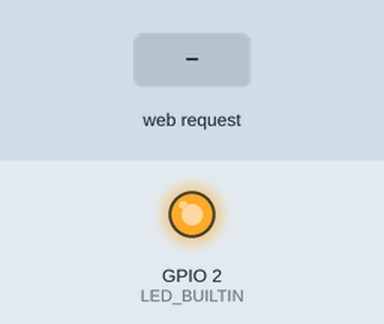
Simulated run of this sketch. Board: ESP8266 (NodeMCU). On the bench: output pins drawn as LEDs (lit = HIGH, except the on-board LED, lit = LOW). The test bench sets the inputs (shaded band). WiFi joins after 1.5 s; servers stay silent unless stated; network time is answered at once with the bench clock; the local clock reads 2024-03-15 10:24:30 at power-on unless the sketch sets it; what the sketch prints to the serial monitor is not drawn.

Above: at 2.7 s.
2.8 s: HTTP request GET /gpio/1 received
At 4.0 s:
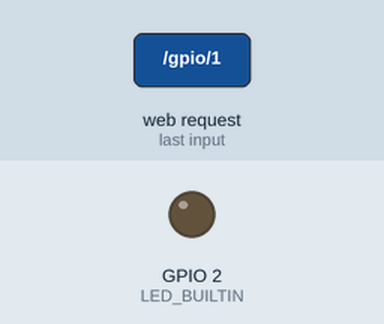
4.3 s: HTTP request GET /gpio/0 received
At 5.3 s:
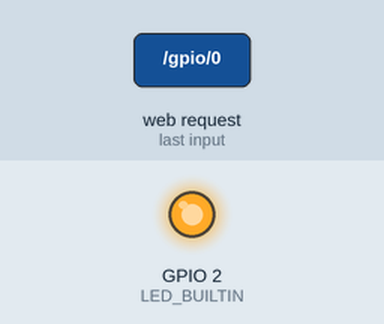
Timing chart, 0 to 7.3 s (numbered marks = the images above; inputs shaded):
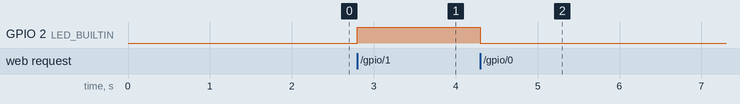

Measured:
- after the input at 2.8 s, GPIO 2 (LED_BUILTIN): LOW → HIGH at once
- after the input at 4.3 s, GPIO 2 (LED_BUILTIN): HIGH → LOW at once

The sketch:

sketch_may24a.ino
```cpp
#include <ESP8266WiFi.h>
#include <NTPClient.h>
#include <WiFiUdp.h>
#include <Time.h>

#ifndef STASSID
#define STASSID "wifi"
#define STAPSK "password"
#endif

const char* ssid = STASSID;
const char* password = STAPSK;
WiFiServer server(80);

const long utcOffsetInSeconds = -3600 * 3;  // Fuso horário GMT-3 (Brasil)

WiFiUDP ntpUDP;
NTPClient timeClient(ntpUDP, "pool.ntp.org", utcOffsetInSeconds);

unsigned long startTime = 0;
unsigned long stopTime = 0;
unsigned long count = 0;

void setup() {
  Serial.begin(115200);
  pinMode(LED_BUILTIN, OUTPUT);
  digitalWrite(LED_BUILTIN, 0);

  Serial.println();
  Serial.println();
  Serial.print(F("Connecting to "));
  Serial.println(ssid);
  WiFi.mode(WIFI_STA);
  WiFi.begin(ssid, password);
  while (WiFi.status() != WL_CONNECTED) {
    delay(500);
    Serial.print(".");
  }
  Serial.println("");
  Serial.println("Conectado à rede WiFi");
  Serial.println("Endereço IP: ");
  Serial.println(WiFi.localIP());

  timeClient.begin();  // Inicializar o cliente NTP

  server.begin();
  Serial.println("Servidor iniciado");

  startTime = millis();
}

void loop() {
  timeClient.update();  // Atualizar a hora

  WiFiClient client = server.available();
  if (!client) {
    return;
  }

  Serial.println("Novo cliente conectado");

  String req = client.readStringUntil('\r');
  Serial.println(F("request: "));
  Serial.println(req);

  int val;
  if (req.indexOf(F("/gpio/0")) != -1) {
    val = 0;
  } else if (req.indexOf(F("/gpio/1")) != -1) {
    val = 1;
  } else if (req.indexOf(F("/start")) != -1) {
    startTime = millis();
    stopTime = 0;
    val = digitalRead(LED_BUILTIN);
  } else if (req.indexOf(F("/stop")) != -1) {
    stopTime = millis();
    val = digitalRead(LED_BUILTIN);
  } else {
    Serial.println(F("invalid request"));
    val = digitalRead(LED_BUILTIN);
  }

  digitalWrite(LED_BUILTIN, val);

  while (client.available()) {
    client.read();
  }

  client.print(F("HTTP/1.1 200 OK\r\nContent-Type: text/html\r\n\r\n<!DOCTYPE HTML>\r\n<html>\r\n"));

  // Exibir a hora atual
  client.print(F("<p>Hora atual: "));
  client.print(timeClient.getFormattedTime());
  client.print(F("</p>"));

  // Exibir o contador
  unsigned long elapsed = (stopTime > 0) ? stopTime - startTime : millis() - startTime;
  count = elapsed / 1000;
  client.print(F("<p>Contador: "));
  client.print(count);
  client.print(F(" segundos</p>"));

  // Exibir a hora de parada do contador
  // Exibir a hora de parada do contador
if (stopTime > 0) {
    time_t stopTimeSeconds = stopTime / 1000;
    client.print(F("<p>Hora de parada: "));
    client.print(ctime(&stopTimeSeconds));
    client.print(F("</p>"));

    // Exibir a diferença entre a hora de início e a hora de parada
    time_t startTimeSeconds = startTime / 1000;
    client.print(F("<p>Diferença: "));
    client.print(elapsed / 1000);
    client.print(F(" segundos</p>"));
}

  client.print(F("<br><br>Click <a href='/gpio/1'>here</a> to switch LED GPIO on, or <a href='/gpio/0'>here</a> to switch LED GPIO off."));
  client.print(F("<br><a href='/start'>Start Counter</a> <a href='/stop'>Stop Counter</a>"));
  client.print(F("</html>"));

  Serial.println("Resposta enviada ao cliente");
  Serial.println("Disconnecting from client");
}
```
